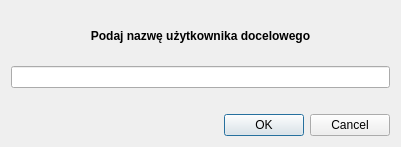
<?xml version="1.0" encoding="UTF-8"?>
<ui version="4.0">
 <class>Dialog</class>
 <widget class="QDialog" name="Dialog">
  <property name="geometry">
   <rect>
    <x>0</x>
    <y>0</y>
    <width>401</width>
    <height>147</height>
   </rect>
  </property>
  <property name="windowTitle">
   <string>Dialog</string>
  </property>
  <layout class="QVBoxLayout" name="verticalLayout">
   <item>
    <widget class="QLabel" name="label">
     <property name="font">
      <font>
       <bold>true</bold>
      </font>
     </property>
     <property name="layoutDirection">
      <enum>Qt::LeftToRight</enum>
     </property>
     <property name="text">
      <string>Podaj nazwę użytkownika docelowego</string>
     </property>
     <property name="alignment">
      <set>Qt::AlignCenter</set>
     </property>
    </widget>
   </item>
   <item>
    <widget class="QLineEdit" name="lineEdit"/>
   </item>
   <item>
    <spacer name="verticalSpacer">
     <property name="orientation">
      <enum>Qt::Vertical</enum>
     </property>
     <property name="sizeType">
      <enum>QSizePolicy::Fixed</enum>
     </property>
     <property name="sizeHint" stdset="0">
      <size>
       <width>20</width>
       <height>20</height>
      </size>
     </property>
    </spacer>
   </item>
   <item>
    <widget class="QDialogButtonBox" name="buttonBox">
     <property name="orientation">
      <enum>Qt::Horizontal</enum>
     </property>
     <property name="standardButtons">
      <set>QDialogButtonBox::Cancel|QDialogButtonBox::Ok</set>
     </property>
    </widget>
   </item>
  </layout>
 </widget>
 <resources/>
 <connections>
  <connection>
   <sender>buttonBox</sender>
   <signal>accepted()</signal>
   <receiver>Dialog</receiver>
   <slot>accept()</slot>
   <hints>
    <hint type="sourcelabel">
     <x>248</x>
     <y>254</y>
    </hint>
    <hint type="destinationlabel">
     <x>157</x>
     <y>274</y>
    </hint>
   </hints>
  </connection>
  <connection>
   <sender>buttonBox</sender>
   <signal>rejected()</signal>
   <receiver>Dialog</receiver>
   <slot>reject()</slot>
   <hints>
    <hint type="sourcelabel">
     <x>316</x>
     <y>260</y>
    </hint>
    <hint type="destinationlabel">
     <x>286</x>
     <y>274</y>
    </hint>
   </hints>
  </connection>
 </connections>
</ui>
